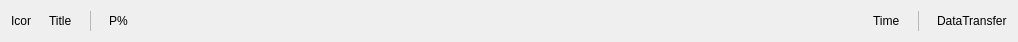
<?xml version="1.0" encoding="UTF-8"?>
<ui version="4.0">
 <class>C_FlaBottomBar</class>
 <widget class="QWidget" name="C_FlaBottomBar">
  <property name="geometry">
   <rect>
    <x>0</x>
    <y>0</y>
    <width>1018</width>
    <height>40</height>
   </rect>
  </property>
  <property name="sizePolicy">
   <sizepolicy hsizetype="Preferred" vsizetype="Fixed">
    <horstretch>0</horstretch>
    <verstretch>0</verstretch>
   </sizepolicy>
  </property>
  <property name="windowTitle">
   <string>C_FlaBottomBar</string>
  </property>
  <property name="autoFillBackground">
   <bool>true</bool>
  </property>
  <layout class="QHBoxLayout" name="horizontalLayout_3">
   <property name="spacing">
    <number>18</number>
   </property>
   <item>
    <layout class="QHBoxLayout" name="horizontalLayout">
     <item>
      <widget class="QLabel" name="pc_ProgressIcon">
       <property name="minimumSize">
        <size>
         <width>20</width>
         <height>20</height>
        </size>
       </property>
       <property name="maximumSize">
        <size>
         <width>20</width>
         <height>20</height>
        </size>
       </property>
       <property name="text">
        <string>Icon</string>
       </property>
      </widget>
     </item>
     <item>
      <widget class="stw::opensyde_gui_elements::C_OgeLabGenericNoPaddingNoMargins" name="pc_LabelTitle">
       <property name="text">
        <string>Title</string>
       </property>
      </widget>
     </item>
    </layout>
   </item>
   <item>
    <widget class="QFrame" name="formFrame">
     <property name="styleRole" stdset="0">
      <string>fra-separator</string>
     </property>
     <property name="minimumSize">
      <size>
       <width>1</width>
       <height>0</height>
      </size>
     </property>
     <property name="maximumSize">
      <size>
       <width>1</width>
       <height>16777215</height>
      </size>
     </property>
     <property name="frameShape">
      <enum>QFrame::StyledPanel</enum>
     </property>
     <property name="frameShadow">
      <enum>QFrame::Raised</enum>
     </property>
    </widget>
   </item>
   <item>
    <widget class="stw::opensyde_gui_elements::C_OgeLabGenericNoPaddingNoMargins" name="pc_LabelPercent">
     <property name="text">
      <string>P%</string>
     </property>
    </widget>
   </item>
   <item>
    <widget class="stw::opensyde_gui_elements::C_OgeWiProgressBar" name="pc_ProgressBar" native="true">
     <property name="sizePolicy">
      <sizepolicy hsizetype="Expanding" vsizetype="Preferred">
       <horstretch>0</horstretch>
       <verstretch>0</verstretch>
      </sizepolicy>
     </property>
     <property name="minimumSize">
      <size>
       <width>0</width>
       <height>8</height>
      </size>
     </property>
     <property name="maximumSize">
      <size>
       <width>16777215</width>
       <height>8</height>
      </size>
     </property>
    </widget>
   </item>
   <item>
    <widget class="stw::opensyde_gui_elements::C_OgeLabGenericNoPaddingNoMargins" name="pc_LabelTime">
     <property name="text">
      <string>Time</string>
     </property>
    </widget>
   </item>
   <item>
    <widget class="QFrame" name="pc_SeparatorRight">
     <property name="styleRole" stdset="0">
      <string>fra-separator</string>
     </property>
     <property name="minimumSize">
      <size>
       <width>1</width>
       <height>0</height>
      </size>
     </property>
     <property name="maximumSize">
      <size>
       <width>1</width>
       <height>16777215</height>
      </size>
     </property>
     <property name="frameShape">
      <enum>QFrame::StyledPanel</enum>
     </property>
     <property name="frameShadow">
      <enum>QFrame::Raised</enum>
     </property>
    </widget>
   </item>
   <item>
    <widget class="stw::opensyde_gui_elements::C_OgeLabGenericNoPaddingNoMargins" name="pc_LabelDataTransfer">
     <property name="text">
      <string>DataTransfer</string>
     </property>
    </widget>
   </item>
  </layout>
 </widget>
 <customwidgets>
  <customwidget>
   <class>stw::opensyde_gui_elements::C_OgeLabGenericNoPaddingNoMargins</class>
   <extends>QLabel</extends>
   <header>C_OgeLabGenericNoPaddingNoMargins.hpp</header>
  </customwidget>
  <customwidget>
   <class>stw::opensyde_gui_elements::C_OgeWiProgressBar</class>
   <extends>QWidget</extends>
   <header>C_OgeWiProgressBar.hpp</header>
   <container>1</container>
  </customwidget>
 </customwidgets>
 <resources/>
 <connections/>
</ui>
